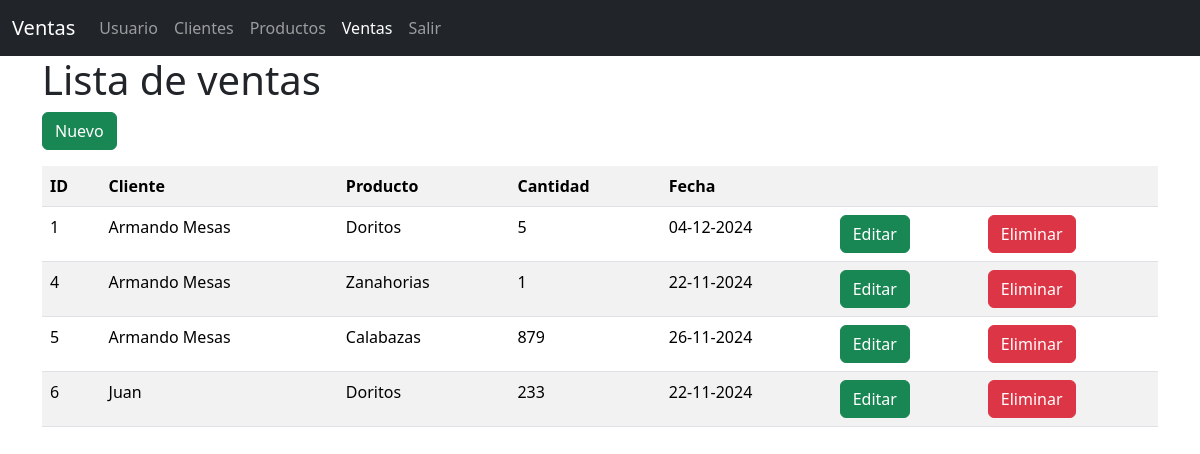
/ventas/, run on the app's committed database.
### models/venta_model.py (models this page shows, shortened)
class Venta(db.Model):
  __tablename__ = "ventas"
  id = db.Column(db.Integer, primary_key=True)
  cliente_id = db.Column(db.Integer, db.ForeignKey('clientes.id'), nullable=False)
  producto_id = db.Column(db.Integer, db.ForeignKey('productos.id'), nullable=False)
  cantidad = db.Column(db.Integer, nullable=False)
  fecha = db.Column(db.DateTime, nullable=False)
  cliente = db.relationship('Cliente', back_populates='ventas')
  producto = db.relationship('Producto', back_populates='ventas')
  @staticmethod
  def get_all():
    return Venta.query.all()

### models/cliente_model.py (models this page shows, shortened)
class Cliente(db.Model):
  __tablename__ = "clientes"
  id = db.Column(db.Integer, primary_key=True)
  nombre = db.Column(db.String(80), nullable=False)
  email = db.Column(db.String(100), nullable=False)
  telefono = db.Column(db.String(20), nullable=False)
  ventas = db.relationship('Venta', back_populates='cliente')

### models/producto_model.py (models this page shows, shortened)
class Producto(db.Model):
  __tablename__ = "productos"
  id = db.Column(db.Integer, primary_key=True)
  descripcion = db.Column(db.String(80), nullable=False)
  precio = db.Column(db.Float(11,2), nullable=False)
  stock = db.Column(db.Integer, nullable=False)
  ventas = db.relationship('Venta', back_populates='producto')

### controllers/venta_controller.py (the view)
@venta_bp.route("/")
def index():
  ventas = Venta.get_all()
  return venta_view.list(ventas)

### main.py (called while the page is built)
@app.context_processor
def inject_activar_path():
  def is_activado(path):
    return 'active' if request.path == path else ''
  return dict(is_activado=is_activado)

### views/venta_view.py (called while the page is built)
def list(ventas):
  return render_template('ventas/index.html', ventas=ventas)

### templates/ventas/index.html
{% extends 'base.html' %} {% block title %} VENTAS {% endblock %} {% block content %}
<h1>Lista de ventas</h1>
<a href="{{ url_for('venta.create') }}" class="btn btn-success mb-3">Nuevo</a>
<table class="table table-striped">
    <tr>
        <th>ID</th>
        <th>Cliente</th>
        <th>Producto</th>
        <th>Cantidad</th>
        <th>Fecha</th>
        <th></th>
        <th></th>
    </tr>
    {% for item in ventas %}
    <tr>
        <td>{{ item.id }}</td>
        <td>{{ item.cliente.nombre }}</td>
        <td>{{ item.producto.descripcion }}</td>
        <td>{{ item.cantidad }}</td>
        <td>{{ item.fecha.strftime('%d-%m-%Y')}}</td>
        <td>
            <a href="{{ url_for('venta.edit' ,id=item.id) }}" class="btn btn-success">Editar</a>
        </td>
        <td>
            <a href="{{ url_for('venta.delete' ,id=item.id) }}" class="btn btn-danger">Eliminar</a>
        </td>
    </tr>
    {% endfor %}
</table>
{% endblock %}

### data on the page
Venta: id "1", cliente.nombre "Armando Mesas", producto.descripcion "Doritos", cantidad "5", fecha "04-12-2024"
Venta: id "4", cliente.nombre "Armando Mesas", producto.descripcion "Zanahorias", cantidad "1", fecha "22-11-2024"
Venta: id "5", cliente.nombre "Armando Mesas", producto.descripcion "Calabazas", cantidad "879", fecha "26-11-2024"
Venta: id "6", cliente.nombre "Juan", producto.descripcion "Doritos", cantidad "233", fecha "22-11-2024"
